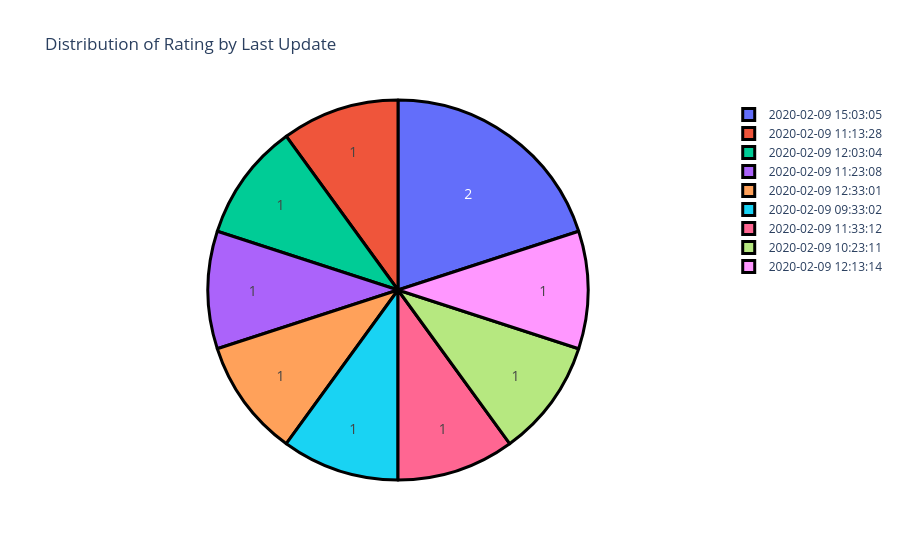

The cell this chart's notebook holds for it:
### Code cell
import pandas as pd
import plotly.graph_objects as go

# Read the CSV from URL
url = "https://raw.githubusercontent.com/CSSEGISandData/COVID-19/master/archived_data/archived_daily_case_updates/02-09-2020_1030.csv"
df = pd.read_csv(url).head(10)
print(df.head())
# Display first 10 rows

# Get value counts for 'Last Update' column (shows date and time)
last_update_counts = df['Last Update'].value_counts()
labels = last_update_counts.index
counts = last_update_counts.values

# Create pie chart with Plotly
figure = go.Figure(data=[go.Pie(labels=labels, values=counts)])
figure.update_layout(title_text="Distribution of Rating by Last Update")
figure.update_traces(hoverinfo="label+percent", textinfo="value", textfont_size=14, marker=dict(line=dict(color='#000000', width=3)))

# Show figure
figure.show()

### Figure 1 — Plotly figure (JSON) as saved in the notebook; plotly's stock layout.template omitted (floating-point values rounded to 4 significant figures)
{"data": [{"hoverinfo": "label+percent", "labels": ["2020-02-09 15:03:05", "2020-02-09 11:13:28", "2020-02-09 12:03:04", "2020-02-09 11:23:08", "2020-02-09 12:33:01", "2020-02-09 09:33:02", "2020-02-09 11:33:12", "2020-02-09 10:23:11", "2020-02-09 12:13:14"], "marker": {"line": {"color": "#000000", "width": 3}}, "textfont": {"size": 14}, "textinfo": "value", "type": "pie", "values": [2, 1, 1, 1, 1, 1, 1, 1, 1]}], "layout": {"title": {"text": "Distribution of Rating by Last Update"}}}
